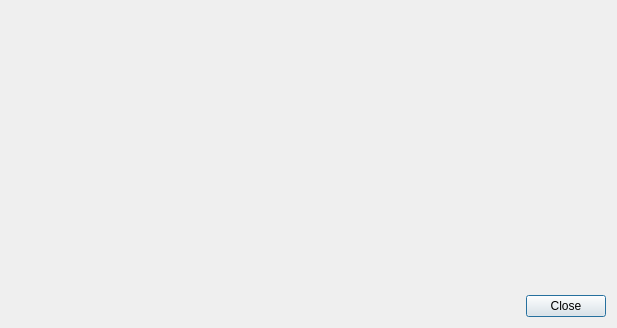
<?xml version="1.0" encoding="UTF-8"?>
<ui version="4.0">
 <class>RectificationViewDialog</class>
 <widget class="QDialog" name="RectificationViewDialog">
  <property name="geometry">
   <rect>
    <x>0</x>
    <y>0</y>
    <width>617</width>
    <height>328</height>
   </rect>
  </property>
  <property name="windowTitle">
   <string>Rectification View</string>
  </property>
  <layout class="QVBoxLayout" name="verticalLayout">
   <item>
    <layout class="QHBoxLayout" name="horizontalLayout">
     <item>
      <layout class="QGridLayout" name="layVid0">
       <item row="0" column="0">
        <spacer name="verticalSpacer">
         <property name="orientation">
          <enum>Qt::Vertical</enum>
         </property>
         <property name="sizeHint" stdset="0">
          <size>
           <width>20</width>
           <height>40</height>
          </size>
         </property>
        </spacer>
       </item>
      </layout>
     </item>
     <item>
      <layout class="QGridLayout" name="layVid1">
       <item row="0" column="0">
        <spacer name="verticalSpacer_2">
         <property name="orientation">
          <enum>Qt::Vertical</enum>
         </property>
         <property name="sizeHint" stdset="0">
          <size>
           <width>20</width>
           <height>40</height>
          </size>
         </property>
        </spacer>
       </item>
      </layout>
     </item>
    </layout>
   </item>
   <item>
    <layout class="QHBoxLayout" name="horizontalLayout_2">
     <item>
      <spacer name="horizontalSpacer">
       <property name="orientation">
        <enum>Qt::Horizontal</enum>
       </property>
       <property name="sizeHint" stdset="0">
        <size>
         <width>40</width>
         <height>20</height>
        </size>
       </property>
      </spacer>
     </item>
     <item>
      <widget class="QPushButton" name="pbClose">
       <property name="text">
        <string>Close</string>
       </property>
      </widget>
     </item>
    </layout>
   </item>
  </layout>
 </widget>
 <resources/>
 <connections>
  <connection>
   <sender>pbClose</sender>
   <signal>clicked()</signal>
   <receiver>RectificationViewDialog</receiver>
   <slot>accept()</slot>
   <hints>
    <hint type="sourcelabel">
     <x>562</x>
     <y>297</y>
    </hint>
    <hint type="destinationlabel">
     <x>411</x>
     <y>307</y>
    </hint>
   </hints>
  </connection>
 </connections>
</ui>
